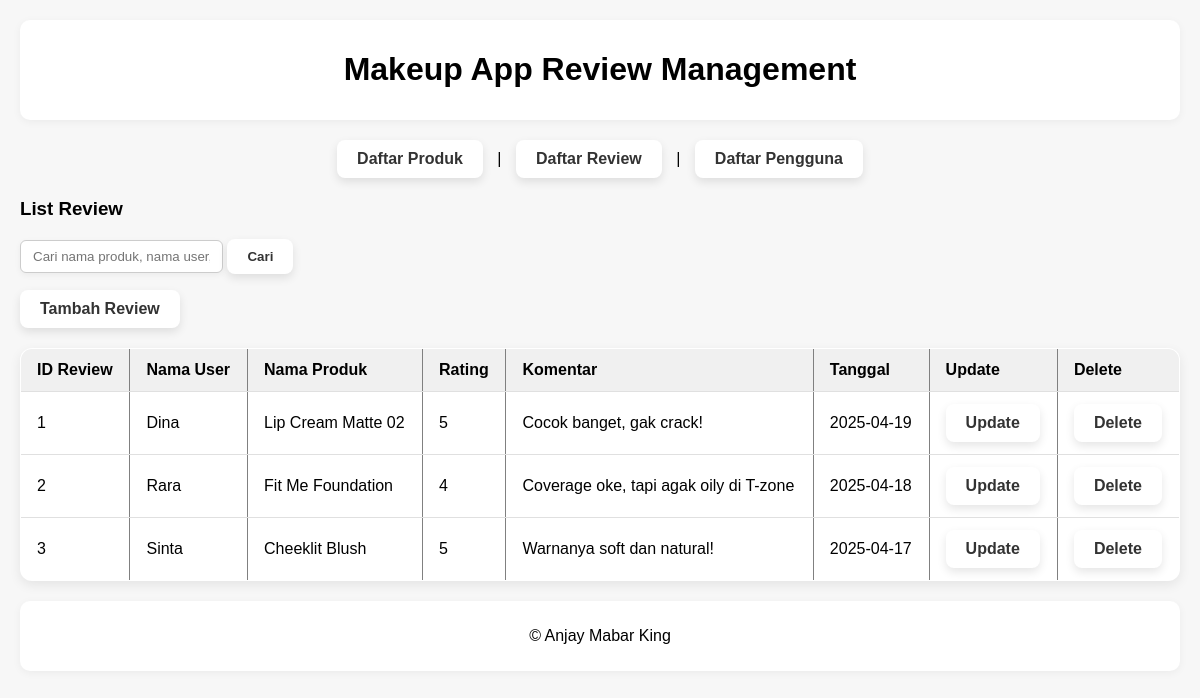
The page /?page=review on the database its author committed.
### tables this page shows
CREATE TABLE `review` (
  `id_review` int(11) NOT NULL,
  `id_user` int(11) DEFAULT NULL,
  `id_produk` int(11) DEFAULT NULL,
  `rating` int(11) DEFAULT NULL,
  `komentar` text DEFAULT NULL,
  `tanggal` date DEFAULT NULL
);

CREATE TABLE `users` (
  `id_user` int(11) NOT NULL,
  `nama` varchar(255) DEFAULT NULL,
  `email` varchar(255) DEFAULT NULL
);

CREATE TABLE `produk` (
  `id_produk` int(11) NOT NULL,
  `brand` varchar(255) DEFAULT NULL,
  `nama_produk` varchar(255) DEFAULT NULL,
  `kategori` varchar(255) DEFAULT NULL,
  `harga` decimal(10,2) DEFAULT NULL,
  `stok` int(11) DEFAULT NULL
);

### config/config.php (called while the page is built, shortened)
<?php
class Database {
    private $host = "localhost";
    private $username = "root";
    private $password = "";
    private $dbname = "db_makeup";
    public function __construct() {
        try {
            $this->conn = new PDO("mysql:host=$this->host;dbname=$this->dbname", $this->username, $this->password);
        } catch (PDOException $e) {
            echo "Connection failed: " . $e->getMessage();
        }
    }
}
?>

### class/Review.php (called while the page is built, shortened)
<?php
require_once __DIR__ . '/../config/config.php';
class Review {
    private $db;
    public function __construct() {
        $this->db = (new Database())->conn;
    }
    public function getAllReviewName() {
        $stmt = $this->db->query("SELECT
            r.id_review,
            u.nama,
            p.nama_produk,
            r.rating,
            r.komentar,
            r.tanggal
            FROM review r
            JOIN users u ON r.id_user = u.id_user
            JOIN produk p ON r.id_produk = p.id_produk");
        return $stmt->fetchAll(PDO::FETCH_ASSOC);
    }
}
?>

### view/review.php (the view, shortened to what this page needs)
<?php
require_once 'config/config.php';
require_once 'class/Review.php';
$review = new Review();
$listReview = [];
if (isset($_GET['q']) && !empty(trim($_GET['q']))) {
    $listReview = $review->searchReview($_GET['q']);
} else {
    $listReview = $review->getAllReviewName();
}
?>
<h3>List Review</h3>
<form method="GET" action="">
    <input type="text" name="q" placeholder="Cari nama produk, nama user, atau komentar..." value="<?= isset($_GET['q']) ? htmlspecialchars($_GET['q']) : '' ?>">
    <button type="submit" class="btn btn-add">Cari</button>
</form>
<p><a href="view/add_review.php" class="btn btn-add">Tambah Review</a></p>
<?php if (count($listReview) > 0): ?>
<table border="1">
    <tr>
        <th>ID Review</th>
        <th>Nama User</th>
        <th>Nama Produk</th>
        <th>Rating</th>
        <th>Komentar</th>
        <th>Tanggal</th>
        <th>Update</th>
        <th>Delete</th>
    </tr>
    <?php foreach ($listReview as $r): ?>
    <tr>
        <td><?= $r['id_review'] ?></td>
        <td><?= $r['nama'] ?></td>
        <td><?= $r['nama_produk'] ?></td>
        <td><?= $r['rating'] ?></td>
        <td><?= $r['komentar'] ?></td>
        <td><?= $r['tanggal'] ?></td>
        <td><a href="view/update_review.php?id=<?= $r['id_review'] ?>" class="btn btn-update">Update</a></td>
        <td><a href="view/delete_review.php?id=<?= $r['id_review'] ?>" class="btn btn-delete" onclick="return confirm('Yakin hapus review ini?')">Delete</a></td>
    </tr>
    <?php endforeach; ?>
</table>
<?php else: ?>
    <p>Tidak ada review yang ditemukan.</p>
<?php endif; ?>

### index.php (shortened to what this page needs)
<?php
require_once 'class/Review.php';
?>
<!DOCTYPE html>
<html lang="en">
<head>
    <link rel="stylesheet" href="style.css">
</head>
<body>
    <?php include 'view/header.php'; ?>
    <main>
        <nav>
            <a href="?page=produk" class="btn btn-add">Daftar Produk</a> |
            <a href="?page=review" class="btn btn-add">Daftar Review</a> |
            <a href="?page=users" class="btn btn-add">Daftar Pengguna</a>
        </nav>
        <?php
        if (isset($_GET['page'])) {
            $page = $_GET['page'];
            if ($page == 'produk') include 'view/produk.php';
            elseif ($page == 'review') include 'view/review.php';
            elseif ($page == 'users') include 'view/users.php';
        }
        ?>
    </main>
    <?php include 'view/footer.php'; ?>
</body>
</html>

### view/header.php
<header>
    <h1>Makeup App Review Management</h1>
</header>

### view/footer.php
<footer>
    <p>&copy; Anjay Mabar King</p>
</footer>

### style.css (style rules this page uses)
body { font-family: Arial, sans-serif; margin: 20px; background-color: #f7f7f7; }
header, footer { text-align: center; padding: 10px; background-color: #ffffff; border-radius: 10px; box-shadow: 0 2px 8px rgba(0, 0, 0, 0.05); }
nav { margin: 20px 0; text-align: center; }
table { width: 100%; border-collapse: collapse; margin: 20px 0; background-color: #ffffff; border-radius: 12px; box-shadow: 0 4px 12px rgba(0,0,0,0.08); overflow: hidden; }
th, td { padding: 12px 16px; text-align: left; border-bottom: 1px solid #e0e0e0; }
th { background-color: #f0f0f0; font-weight: 600; }
.btn, .btn-add, .btn-update, .btn-delete { background-color: white; color: #333; padding: 10px 20px; border: none; border-radius: 8px; box-shadow: 0 4px 10px rgba(0, 0, 0, 0.1); font-weight: 600; cursor: pointer; transition: all 0.3s ease; text-decoration: none; display: inline-block; }
input[type="text"] { padding: 8px 12px; border-radius: 6px; border: 1px solid #ccc; box-shadow: 0 2px 6px rgba(0,0,0,0.05); outline: none; transition: all 0.2s ease; }
nav a { color: #333; text-decoration: none; font-weight: 500; margin: 0 10px; transition: color 0.3s ease; }

### rows shown on the page
review: id_review "1", id_user.nama "Dina", id_produk.nama_produk "Lip Cream Matte 02", rating "5", komentar "Cocok banget, gak crack!", tanggal "2025-04-19"
review: id_review "2", id_user.nama "Rara", id_produk.nama_produk "Fit Me Foundation", rating "4", komentar "Coverage oke, tapi agak oily di T-zone", tanggal "2025-04-18"
review: id_review "3", id_user.nama "Sinta", id_produk.nama_produk "Cheeklit Blush", rating "5", komentar "Warnanya soft dan natural!", tanggal "2025-04-17"
